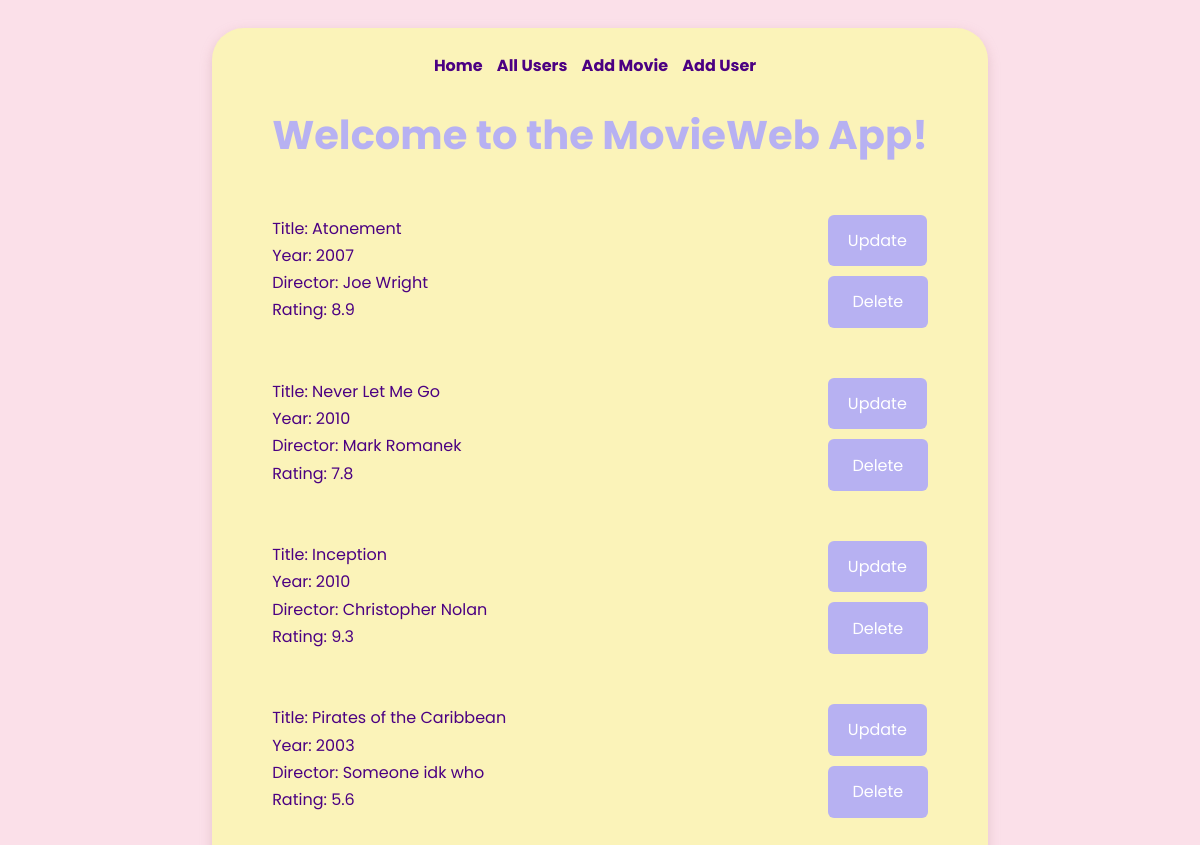
The page / on the database its author committed.
### datamanager/data_models.py (models this page shows, shortened)
class Movie(db.Model):
    __tablename__ = "movies"
    id = Column(Integer, primary_key=True, autoincrement=True)
    name = Column(String)
    director = Column(String)
    year = Column(Integer)
    rating = Column (Float)

### app.py (the view)
@app.route('/')
def home():
    movies = data_manager.get_all_movies()
    return render_template('index.html', movies=movies)

### datamanager/sqlite_data_manager.py (called while the page is built)
    def get_all_movies(self):
        movies = self.models.Movie.query.all()
        return movies

### templates/index.html (shortened to what this page needs)
<!DOCTYPE html>
<html lang="en">
<head>
    <link rel="stylesheet" href="/static/styles.css">
</head>
<body>
<main>
    <nav>
        <a class="nav_element" href="/">Home</a>
        <a class="nav_element" href="/users">All Users</a>
        <a class="nav_element" href="/add_movie">Add Movie</a>
        <a class="nav_element" href="/add_user">Add User</a>
    </nav>
    <h1>Welcome to the MovieWeb App!</h1>
    <div>
        <ul>
            {% for movie in movies %}
            <li>
                <div>
                    Title: {{ movie.name }} <br>
                    Year: {{ movie.year }} <br>
                    Director: {{ movie.director }} <br>
                    Rating: {{ movie.rating }} <br>
                </div>
                <div id="update-delete">
                    <a href="/update_movie?movie_id_select={{ movie.id }}" id="update-button">Update</a>
                    <form method="POST"
                          action="{{ url_for('delete_movie', movie_id=movie.id) }}">
                        <button id="delete_button_id" type="submit">Delete</button>
                    </form>
                </div>
            </li>
            {% endfor %}
        </ul>
    </div>
</main>
</body>
</html>

### static/styles.css (style rules this page uses)
body { background-color: #FBE0E9; font-family: 'Poppins', sans-serif; color: #4B0082; display: flex; justify-content: center; }
main { background-color: #FBF3B9; border-radius: 2rem; padding: 25px 60px; margin: 20px; box-shadow: 0 4px 12px rgba(200, 150, 160, 0.4); }
nav { text-align: center; margin-bottom: 10px; }
.nav_element { text-decoration: none; font-weight: bold; color: #4B0082; margin: 0 10px 0 0; }
h1 { font-family: 'Poppins', sans-serif; font-weight: bold; font-size: 2.5em; color: #B7B1F2; text-align: center; margin-bottom: 50px; }
ul { padding: 0; list-style-type: none; }
li { margin-bottom: 20px; color: #4B0082; line-height: 1.7; }
form { margin-top: 10px; text-align: center; }
#delete_button_id { width: 100px; height: 52px; }
#update-button, form button { text-decoration: none; display: inline-block; padding: 12px 20px; background-color: #B7B1F2; color: white; border: none; border-radius: 6px; cursor: pointer; font-size: 1em; font-family: 'Poppins', sans-serif; }
li { display: flex; justify-content: space-between; margin-bottom: 50px; }

### rows shown on the page
Movie: name "Atonement", year "2007", director "Joe Wright", rating "8.9"
Movie: name "Never Let Me Go", year "2010", director "Mark Romanek", rating "7.8"
Movie: name "Inception", year "2010", director "Christopher Nolan", rating "9.3"
Movie: name "Pirates of the Caribbean", year "2003", director "Someone idk who", rating "5.6"
